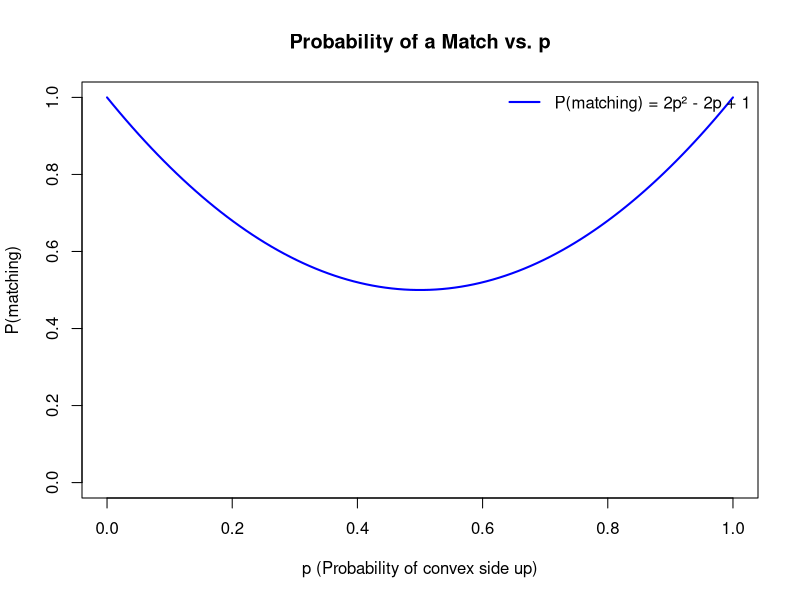

Source code (R):
# Define the probability function for a match
p <- seq(0, 1, length.out = 100)
P_match <- 2 * p^2 - 2 * p + 1

# Set up the PNG export
pdf("Desktop/uni/Secondo Anno/Statistica/esercizi/2/probability_match_vs_p.pdf")


# Plot the graph
plot(p, P_match, type = "l", col = "blue", lwd = 2,
     main = "Probability of a Match vs. p",
     xlab = "p (Probability of convex side up)", ylab = "P(matching)",
     ylim = c(0, 1))
legend("topright", legend = c("P(matching) = 2p² - 2p + 1"),
       col = c("blue"), lty = c(1, 2), bty = "n", lwd = 2)

# Close the PNG device
dev.off()

getwd()
